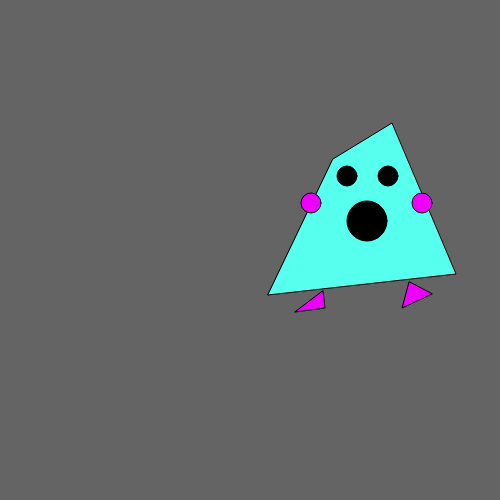
Frame 1 (no input)
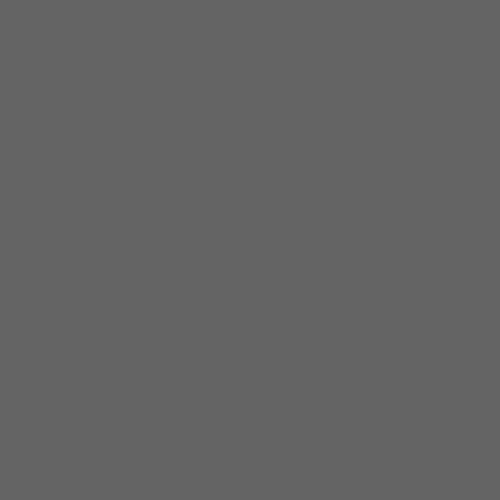
Frame 60 (no input)
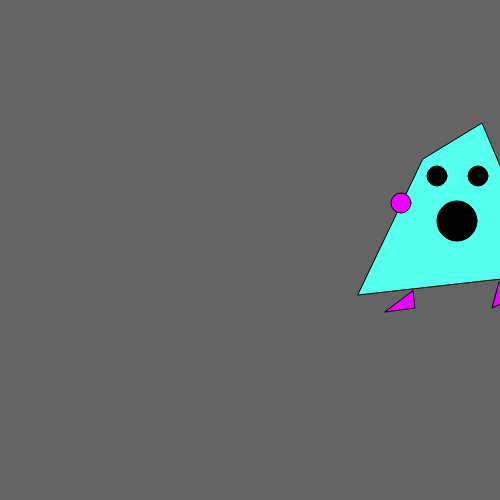
Frame 120 (the mouse pressed at the canvas centre since frame 60)

The p5.js sketch that drew these frames (run headless with seeded random() and noise() and a simulated clock; from frame 60 on, the mouse is pressed at the canvas centre):

// p5.js sketch
// ── sketch.js
var x = 0 ;

function setup() {
  createCanvas(500, 500);
}

function draw() {
background(100);


push();
translate(x, 0);
avatar();
pop() ;
x+=5;
if (x > width) {
  x = 0;
}




}

// ── avatar.js
function avatar(){


//body
fill(87, 255, 238)
quad(333, 159, 392, 123, 456, 274, 268, 295);
 //eyes
fill(0,0,0)
ellipse(388, 176, 20, 20);
ellipse(347, 176, 20, 20);
 //pupils
fill(0,0,0)
ellipse(388, 176, 10, 10);
ellipse(347, 176, 10, 10);
//arms
fill(238, 0, 255);
ellipse(422,203,20,20);
ellipse(311,203,20,20);
//mouth
fill(0, 0, 0)
ellipse(367, 221, 40, 40);
//feet
fill(238, 0, 255);
triangle(323, 291, 325, 308, 295, 312);
triangle(409, 282, 402, 308, 432, 294);
}
